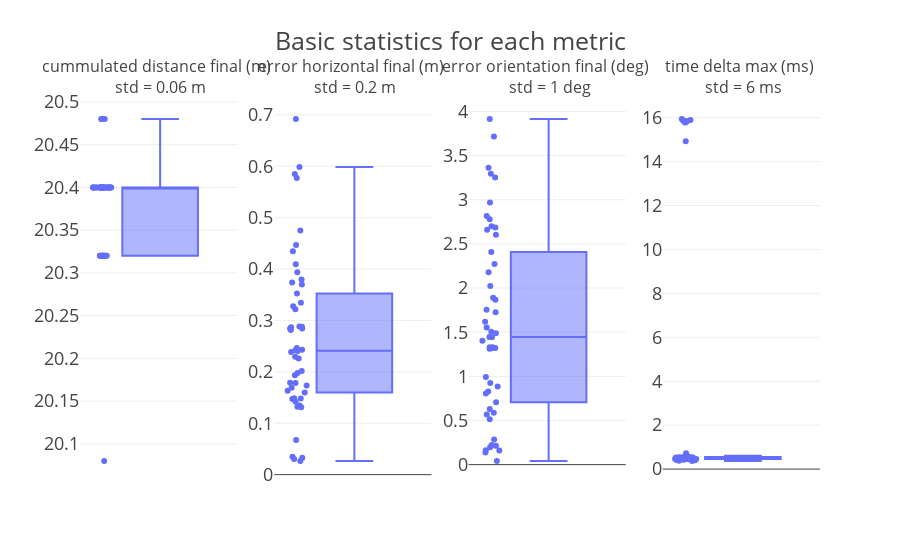

Write notebook code for a chart like this one.
### Code cell
fig

### Figure 1 — Plotly figure (JSON) as saved in the notebook; plotly's stock layout.template omitted (floating-point values rounded to 4 significant figures)
{"data": [{"alignmentgroup": "True", "boxpoints": "all", "hovertemplate": "metric:cummulated_distance_final_m=%{y}<extra></extra>", "legendgroup": "", "marker": {"color": "#636efa"}, "name": "", "notched": false, "offsetgroup": "", "orientation": "v", "showlegend": false, "type": "box", "x0": " ", "xaxis": "x", "y": [20.4, 20.4, 20.32, 20.08, 20.4, 20.4, 20.4, 20.4, 20.32, 20.4, 20.4, 20.4, 20.32, 20.32, 20.4, 20.4, 20.4, 20.4, 20.32, 20.32, 20.4, 20.4, 20.4, 20.4, 20.4, 20.4, 20.4, 20.32, 20.32, 20.32, 20.4, 20.4, 20.4, 20.4, 20.48, 20.4, 20.4, 20.4, 20.4, 20.4, 20.4, 20.32, 20.4, 20.4, 20.48, 20.32, 20.48, 20.32, 20.32, 20.4], "y0": " ", "yaxis": "y"}, {"alignmentgroup": "True", "boxpoints": "all", "hovertemplate": "metric:error_horizontal_final_m=%{y}<extra></extra>", "legendgroup": "", "marker": {"color": "#636efa"}, "name": "", "notched": false, "offsetgroup": "", "orientation": "v", "showlegend": false, "type": "box", "x0": " ", "xaxis": "x2", "y": [0.1488, 0.3937, 0.3216, 0.1932, 0.4468, 0.1781, 0.1632, 0.4345, 0.2842, 0.1977, 0.2876, 0.2881, 0.2841, 0.3795, 0.1344, 0.2429, 0.1693, 0.1483, 0.2813, 0.1323, 0.3738, 0.1789, 0.03302, 0.2261, 0.06757, 0.03062, 0.3276, 0.2015, 0.4749, 0.2463, 0.1732, 0.1474, 0.5773, 0.3524, 0.131, 0.287, 0.5851, 0.6919, 0.03483, 0.3347, 0.2403, 0.4091, 0.2418, 0.2292, 0.1417, 0.1596, 0.2386, 0.02655, 0.3699, 0.5985], "y0": " ", "yaxis": "y2"}, {"alignmentgroup": "True", "boxpoints": "all", "hovertemplate": "metric:error_orientation_final_deg=%{y}<extra></extra>", "legendgroup": "", "marker": {"color": "#636efa"}, "name": "", "notched": false, "offsetgroup": "", "orientation": "v", "showlegend": false, "type": "box", "x0": " ", "xaxis": "x3", "y": [0.04127, 3.715, 3.915, 2.817, 0.2212, 2.18, 1.322, 2.273, 1.487, 2.409, 1.506, 2.659, 2.022, 0.8271, 1.553, 1.33, 1.617, 1.447, 1.755, 0.1591, 2.604, 1.442, 0.5676, 0.2142, 0.1622, 0.1384, 2.779, 1.89, 2.701, 1.311, 0.6293, 1.33, 3.252, 3.362, 0.994, 0.1962, 3.295, 2.684, 0.5143, 1.405, 1.866, 1.32, 0.9244, 0.7078, 0.8859, 0.5878, 0.8043, 1.726, 0.2836, 2.967], "y0": " ", "yaxis": "y3"}, {"alignmentgroup": "True", "boxpoints": "all", "hovertemplate": "metric:time_delta_max_ms=%{y}<extra></extra>", "legendgroup": "", "marker": {"color": "#636efa"}, "name": "", "notched": false, "offsetgroup": "", "orientation": "v", "showlegend": false, "type": "box", "x0": " ", "xaxis": "x4", "y": [0.5341, 0.4601, 0.4616, 15.94, 0.5264, 0.4604, 0.5186, 0.5591, 0.4504, 0.5331, 0.5386, 0.3738, 0.5219, 0.4423, 0.4618, 0.4566, 0.3972, 0.5257, 0.474, 0.6082, 0.5474, 0.4935, 15.79, 0.5198, 15.83, 15.9, 15.79, 15.86, 0.4125, 15.84, 0.5021, 0.4272, 0.4866, 0.5119, 0.479, 0.5119, 0.5805, 0.4609, 14.92, 0.7176, 0.4351, 0.515, 0.4468, 0.5066, 0.3676, 0.4606, 0.4761, 0.5045, 0.4609, 0.4551], "y0": " ", "yaxis": "y4"}], "layout": {"annotations": [{"font": {"size": 16}, "showarrow": false, "text": "cummulated distance final (m) <br> std = 0.06 m", "x": 0.1062, "xanchor": "center", "xref": "paper", "y": 1, "yanchor": "bottom", "yref": "paper"}, {"font": {"size": 16}, "showarrow": false, "text": "error horizontal final (m) <br> std = 0.2 m", "x": 0.3688, "xanchor": "center", "xref": "paper", "y": 1, "yanchor": "bottom", "yref": "paper"}, {"font": {"size": 16}, "showarrow": false, "text": "error orientation final (deg) <br> std = 1 deg", "x": 0.6313, "xanchor": "center", "xref": "paper", "y": 1, "yanchor": "bottom", "yref": "paper"}, {"font": {"size": 16}, "showarrow": false, "text": "time delta max (ms) <br> std = 6 ms", "x": 0.8938, "xanchor": "center", "xref": "paper", "y": 1, "yanchor": "bottom", "yref": "paper"}], "title": {"text": "Basic statistics for each metric"}, "xaxis": {"anchor": "y", "domain": [0, 0.2125]}, "xaxis2": {"anchor": "y2", "domain": [0.2625, 0.475]}, "xaxis3": {"anchor": "y3", "domain": [0.525, 0.7375]}, "xaxis4": {"anchor": "y4", "domain": [0.7875, 1]}, "yaxis": {"anchor": "x", "domain": [0, 1]}, "yaxis2": {"anchor": "x2", "domain": [0, 1]}, "yaxis3": {"anchor": "x3", "domain": [0, 1]}, "yaxis4": {"anchor": "x4", "domain": [0, 1]}}}
